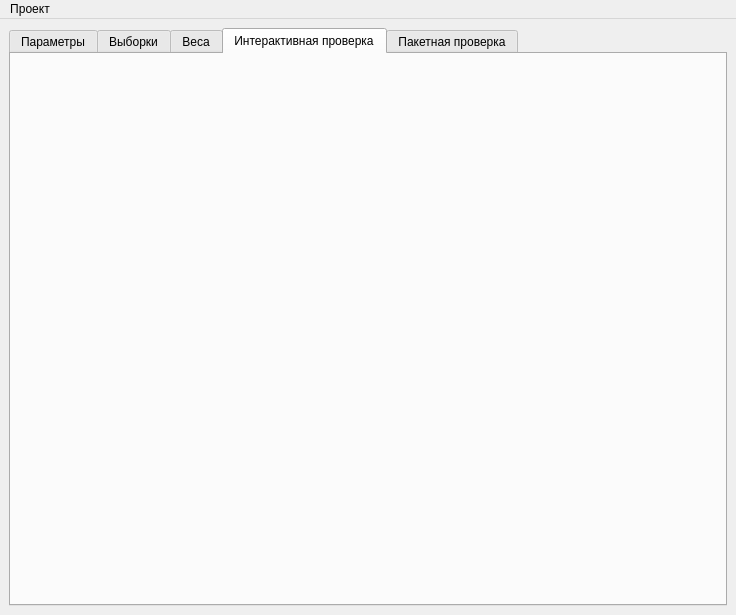
<?xml version="1.0" encoding="UTF-8"?>
<ui version="4.0">
 <class>MainWindow</class>
 <widget class="QMainWindow" name="MainWindow">
  <property name="geometry">
   <rect>
    <x>0</x>
    <y>0</y>
    <width>736</width>
    <height>615</height>
   </rect>
  </property>
  <property name="windowTitle">
   <string>Неокогнитрон v0.9beta</string>
  </property>
  <widget class="QWidget" name="centralwidget">
   <layout class="QVBoxLayout" name="verticalLayout">
    <item>
     <widget class="QTabWidget" name="tabWidget">
      <property name="enabled">
       <bool>true</bool>
      </property>
      <property name="currentIndex">
       <number>3</number>
      </property>
      <property name="usesScrollButtons">
       <bool>true</bool>
      </property>
      <property name="documentMode">
       <bool>false</bool>
      </property>
      <property name="tabsClosable">
       <bool>false</bool>
      </property>
      <property name="movable">
       <bool>false</bool>
      </property>
      <widget class="QWidget" name="parametersTab">
       <attribute name="title">
        <string>Параметры</string>
       </attribute>
       <layout class="QGridLayout" name="parametersLayout">
        <item row="0" column="0">
         <widget class="Parameters" name="parametersWidget" native="true"/>
        </item>
       </layout>
      </widget>
      <widget class="QWidget" name="patternsTab">
       <attribute name="title">
        <string>Выборки</string>
       </attribute>
       <layout class="QGridLayout" name="patternsLayout">
        <item row="0" column="0">
         <widget class="PatternsWidget" name="patternsWidget" native="true"/>
        </item>
       </layout>
      </widget>
      <widget class="QWidget" name="weightsTab">
       <attribute name="title">
        <string>Веса</string>
       </attribute>
       <layout class="QGridLayout" name="weightsLayout">
        <item row="0" column="0">
         <widget class="TrainingResultsWidget" name="weightsWidget" native="true"/>
        </item>
       </layout>
      </widget>
      <widget class="QWidget" name="interactiveTab">
       <property name="enabled">
        <bool>false</bool>
       </property>
       <attribute name="title">
        <string>Интерактивная проверка</string>
       </attribute>
       <layout class="QGridLayout" name="interactiveLayout">
        <item row="0" column="0">
         <widget class="TestingWidget" name="interactiveWidget" native="true">
          <property name="enabled">
           <bool>false</bool>
          </property>
         </widget>
        </item>
       </layout>
      </widget>
      <widget class="QWidget" name="batchTab">
       <attribute name="title">
        <string>Пакетная проверка</string>
       </attribute>
       <layout class="QGridLayout" name="batchLayout">
        <item row="0" column="0">
         <widget class="MultitestingWidget" name="batchWidget" native="true"/>
        </item>
       </layout>
      </widget>
     </widget>
    </item>
   </layout>
  </widget>
  <widget class="QMenuBar" name="menubar">
   <property name="geometry">
    <rect>
     <x>0</x>
     <y>0</y>
     <width>736</width>
     <height>19</height>
    </rect>
   </property>
   <widget class="QMenu" name="menuFile">
    <property name="title">
     <string>Проект</string>
    </property>
    <addaction name="actionCreate"/>
    <addaction name="actionLoad"/>
    <addaction name="actionSave"/>
    <addaction name="actionDebug"/>
   </widget>
   <addaction name="menuFile"/>
  </widget>
  <action name="actionSave">
   <property name="text">
    <string>Сохранить как</string>
   </property>
  </action>
  <action name="actionLoad">
   <property name="text">
    <string>Загрузить</string>
   </property>
  </action>
  <action name="actionCreate">
   <property name="text">
    <string>Создать и обучить</string>
   </property>
  </action>
  <action name="actionDebug">
   <property name="text">
    <string>Отладочный вывод</string>
   </property>
  </action>
 </widget>
 <customwidgets>
  <customwidget>
   <class>PatternsWidget</class>
   <extends>QWidget</extends>
   <header>patternswidget.h</header>
   <container>1</container>
  </customwidget>
  <customwidget>
   <class>TestingWidget</class>
   <extends>QWidget</extends>
   <header>testingwidget.h</header>
   <container>1</container>
  </customwidget>
  <customwidget>
   <class>MultitestingWidget</class>
   <extends>QWidget</extends>
   <header>multitestingwidget.h</header>
   <container>1</container>
  </customwidget>
  <customwidget>
   <class>TrainingResultsWidget</class>
   <extends>QWidget</extends>
   <header>trainingresultswidget.h</header>
   <container>1</container>
  </customwidget>
  <customwidget>
   <class>Parameters</class>
   <extends>QWidget</extends>
   <header>parameters.h</header>
   <container>1</container>
  </customwidget>
 </customwidgets>
 <resources/>
 <connections/>
 <slots>
  <slot>ActionDone(QAction*)</slot>
  <slot>UGSwitched(bool)</slot>
  <slot>AgChanged(double)</slot>
  <slot>AgoChanged(double)</slot>
  <slot>UGDecayChanged(double)</slot>
  <slot>NgChanged(int)</slot>
  <slot>LChanged(int)</slot>
  <slot>layerSelected(int)</slot>
  <slot>KsChanged(int)</slot>
  <slot>KcChanged(int)</slot>
  <slot>KcMAXChanged(int)</slot>
  <slot>NsChanged(int)</slot>
  <slot>NcChanged(int)</slot>
  <slot>mcChanged(int)</slot>
  <slot>AsChanged(double)</slot>
  <slot>AcChanged(double)</slot>
  <slot>coSChanged(double)</slot>
  <slot>coCChanged(double)</slot>
  <slot>USDecayChanged(double)</slot>
  <slot>UCExcDecayChanged(double)</slot>
  <slot>UCInhDecayChanged(double)</slot>
  <slot>UCInhDecayoChanged(double)</slot>
  <slot>thetaChanged(double)</slot>
  <slot>AcoChanged(double)</slot>
 </slots>
</ui>
